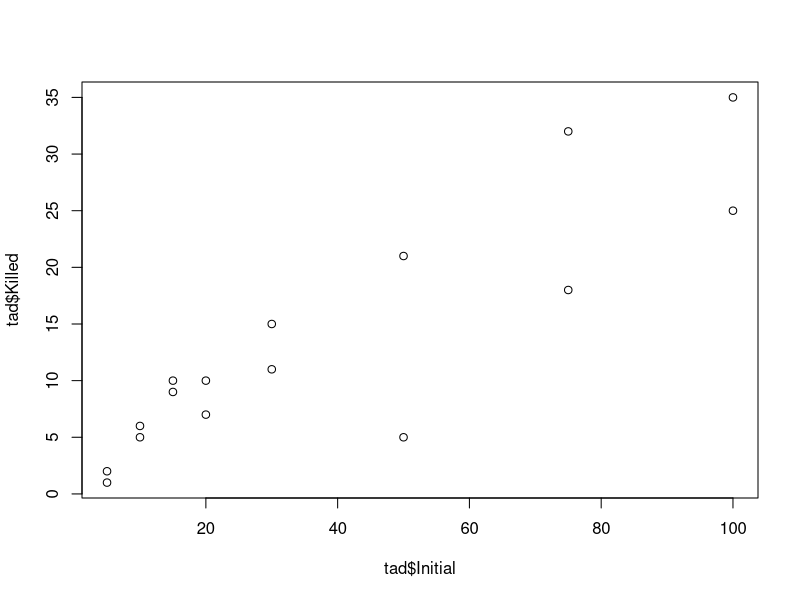
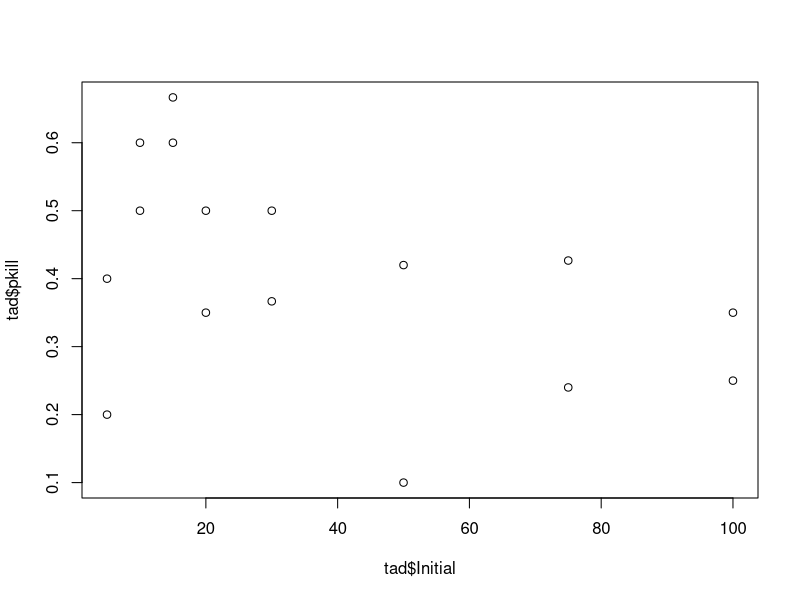
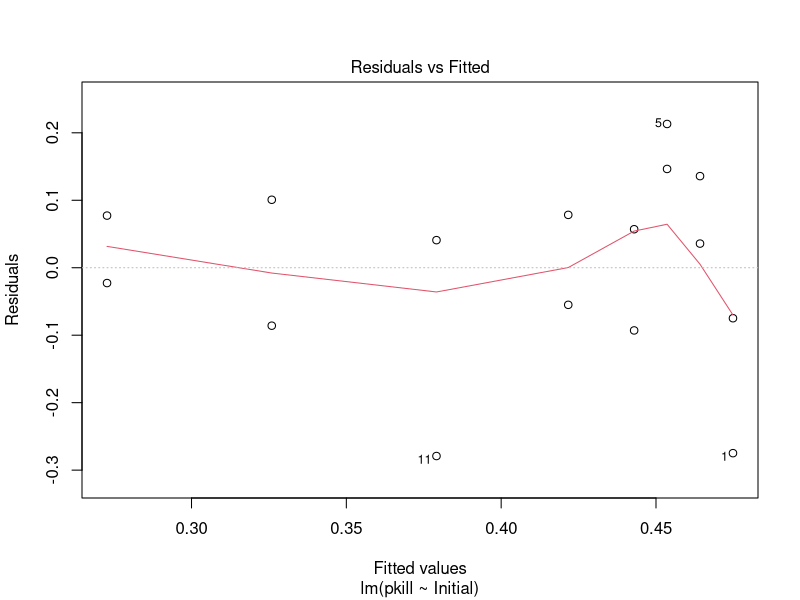
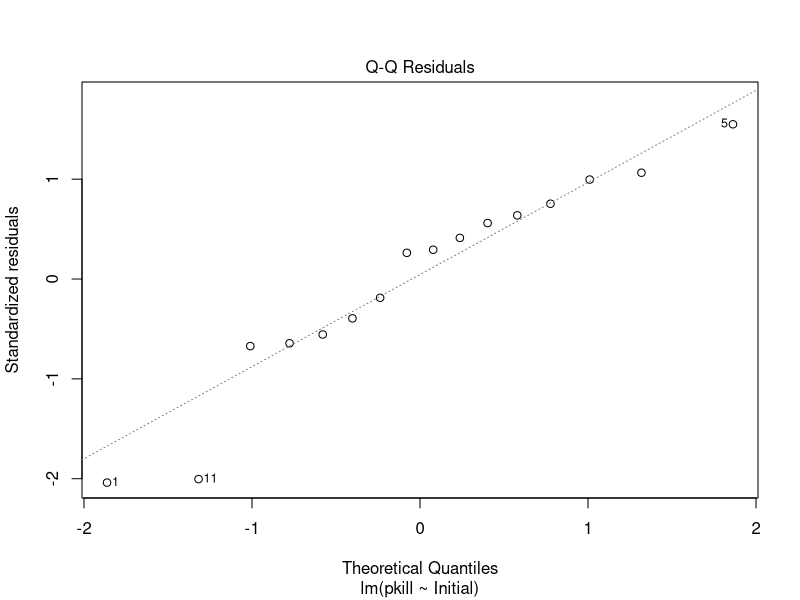
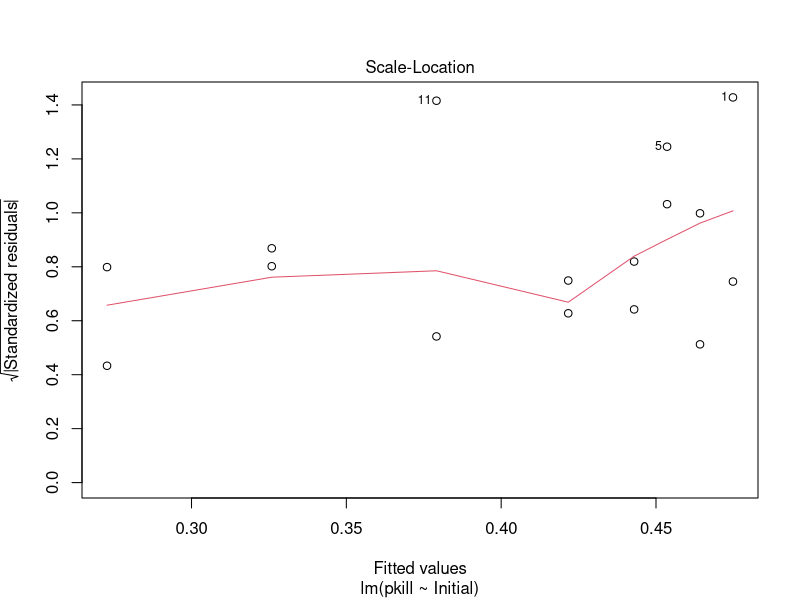
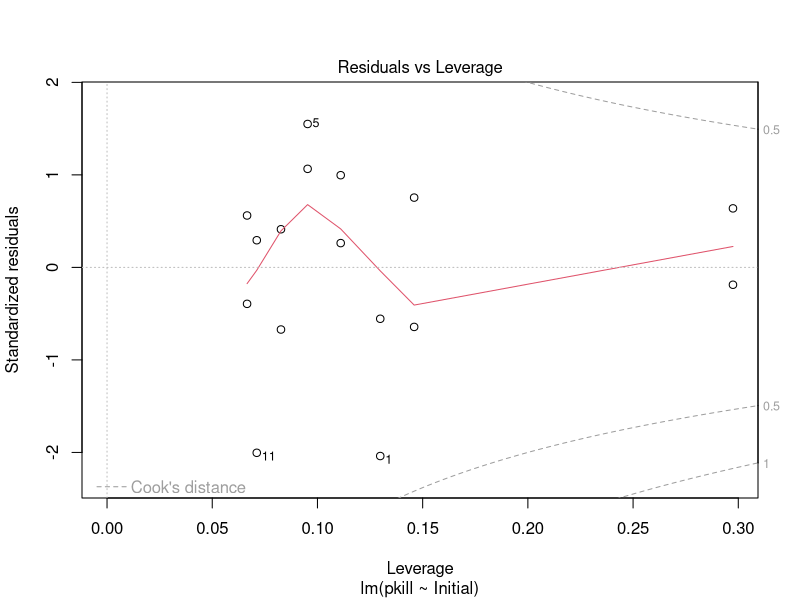
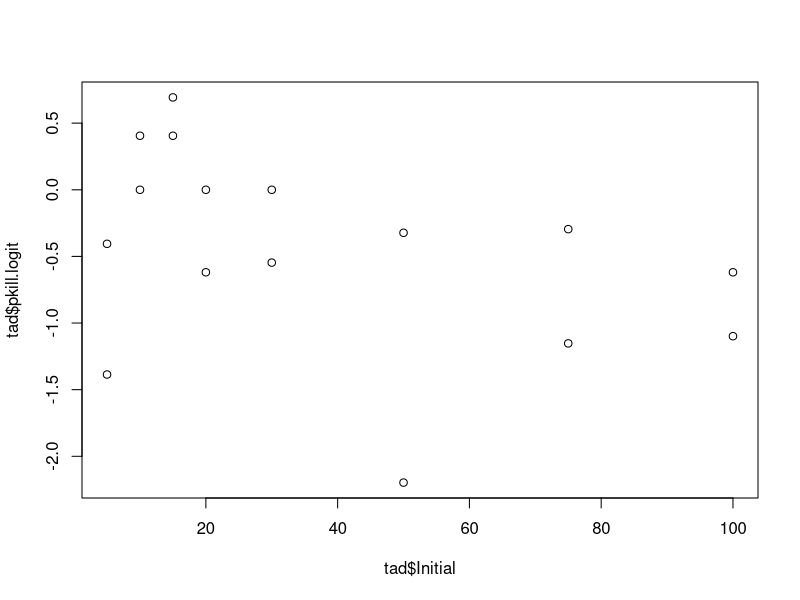
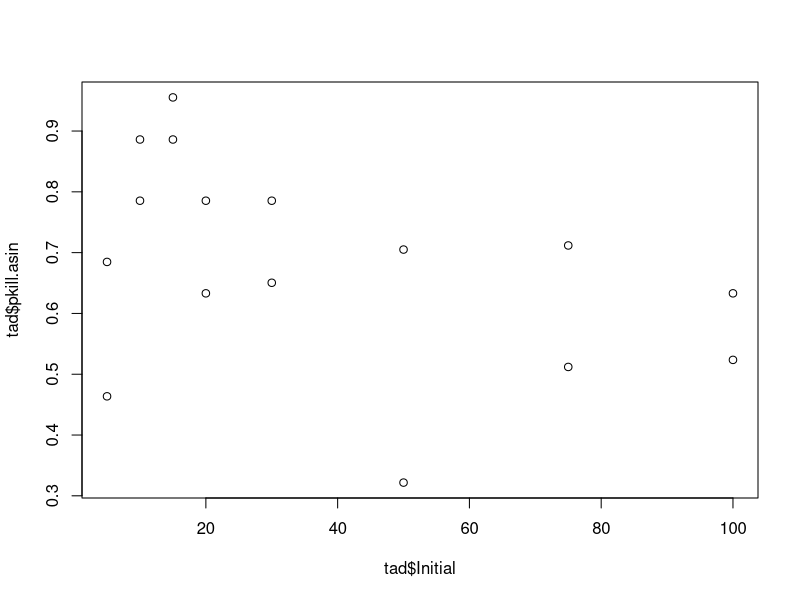

These figures' R source, in order:
tad <- read.csv("../data/Tadpoles.csv")
tad$pkill <- tad$Killed / tad$Initial
plot(tad$Initial, tad$Killed)
plot(tad$Initial, tad$pkill)
# Normal regression with no transformation
norm.mod <- lm(pkill ~ Initial, data = tad)
summary(norm.mod)
plot(norm.mod) #qq plot is off
# Let's make some new variables
tad$pkill.asin <- asin(sqrt(tad$pkill))
tad$pkill.logit <- log(tad$pkill/(1-tad$pkill))
# Let's plot this
plot(tad$Initial, tad$pkill.logit)
plot(tad$Initial, tad$pkill.asin)
# Normal regression with arcsin sqrt and logit transformations
asin.mod <- lm(pkill.asin ~ Initial, data=tad)
summary(asin.mod)
plot(asin.mod)
logit.mod <- lm(pkill.logit ~ Initial, data=tad)
summary(logit.mod)
plot(logit.mod)
# Neither transformation really helps

# Now let's try a binomial regression
binom.mod1 <- glm(cbind(Killed, Initial - Killed) ~ Initial, data = tad, family = binomial)
# cbind to get the successes and failures of the experiment, this gives it more power than just a proportion
# not that default link function for binomial is logit
summary(binom.mod1)
plot(binom.mod1)


